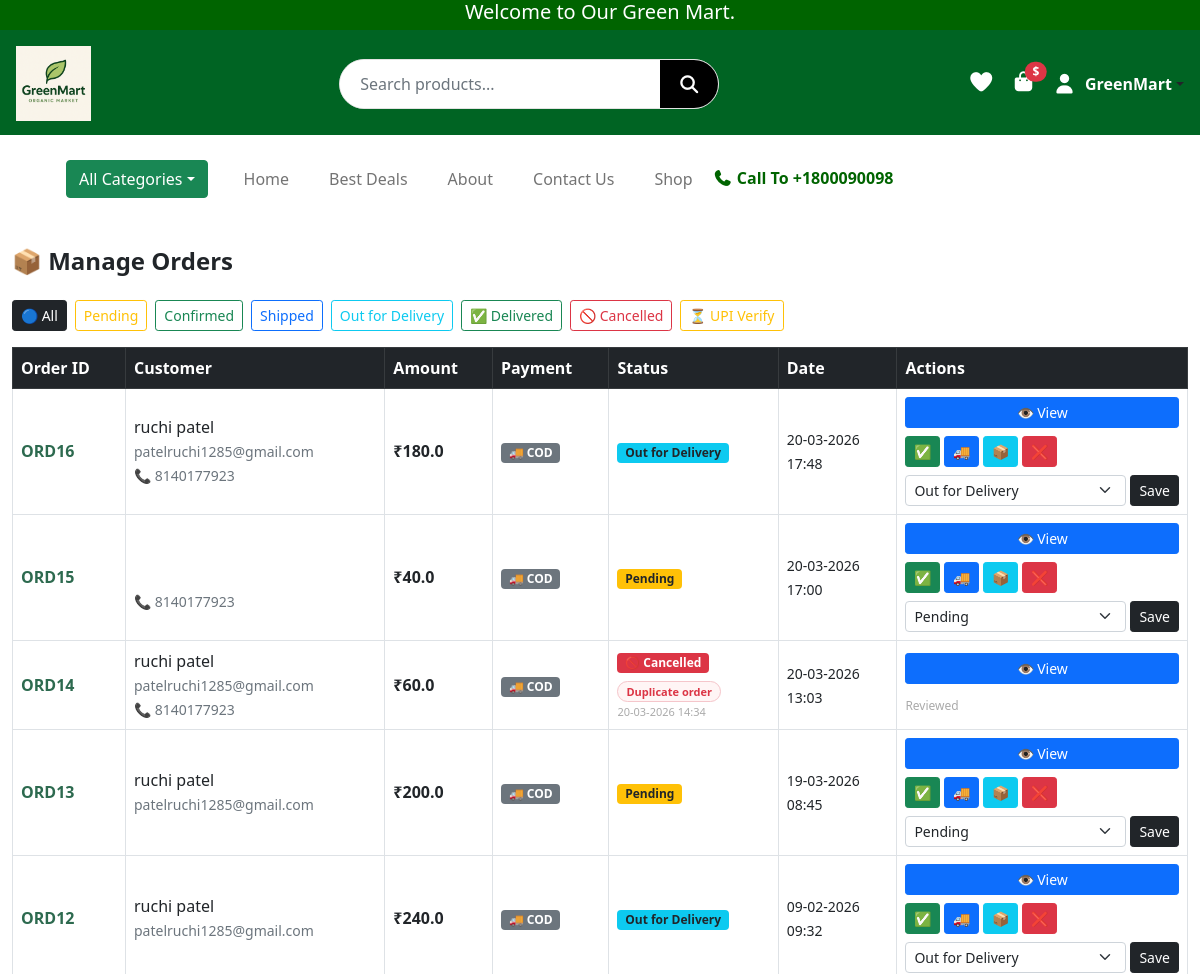
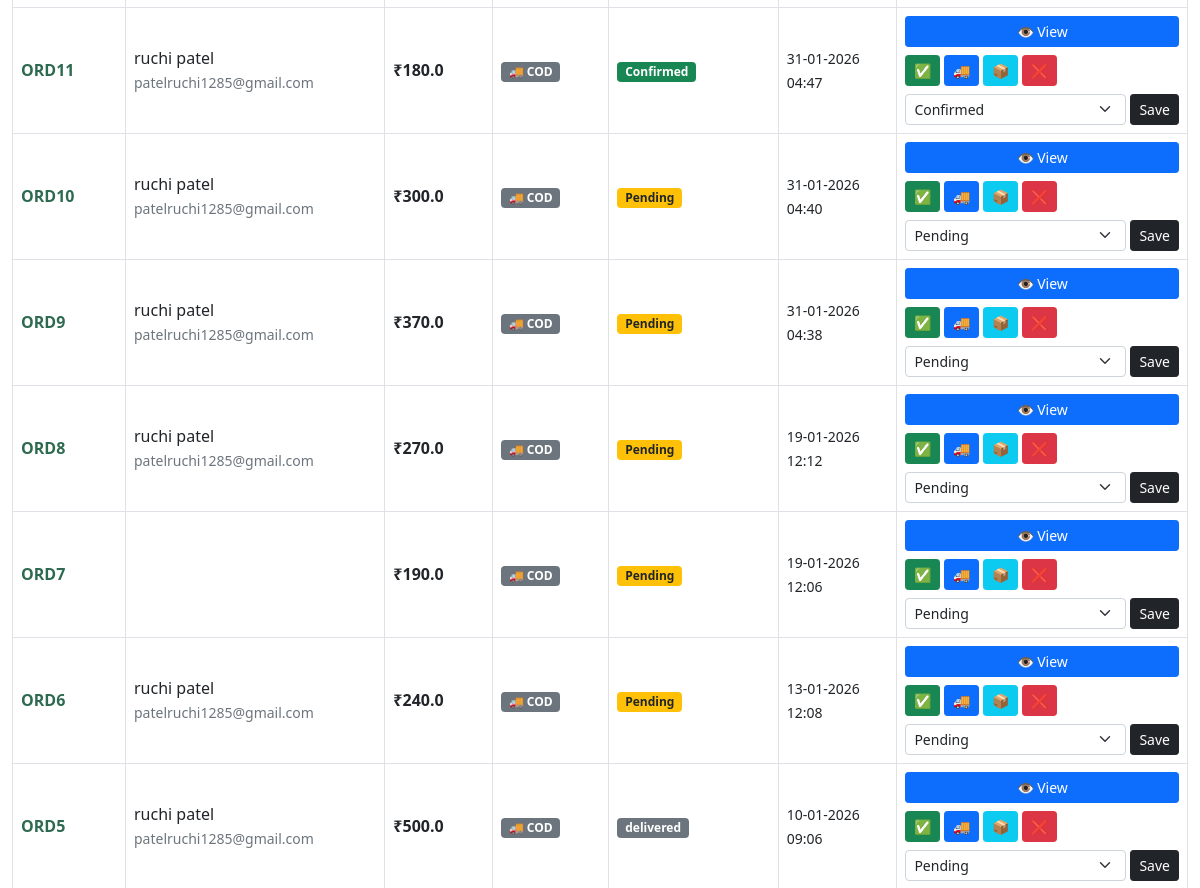
Before: /manage-orders (signed in, upper part) with the older database file (2 pictures, top to bottom).
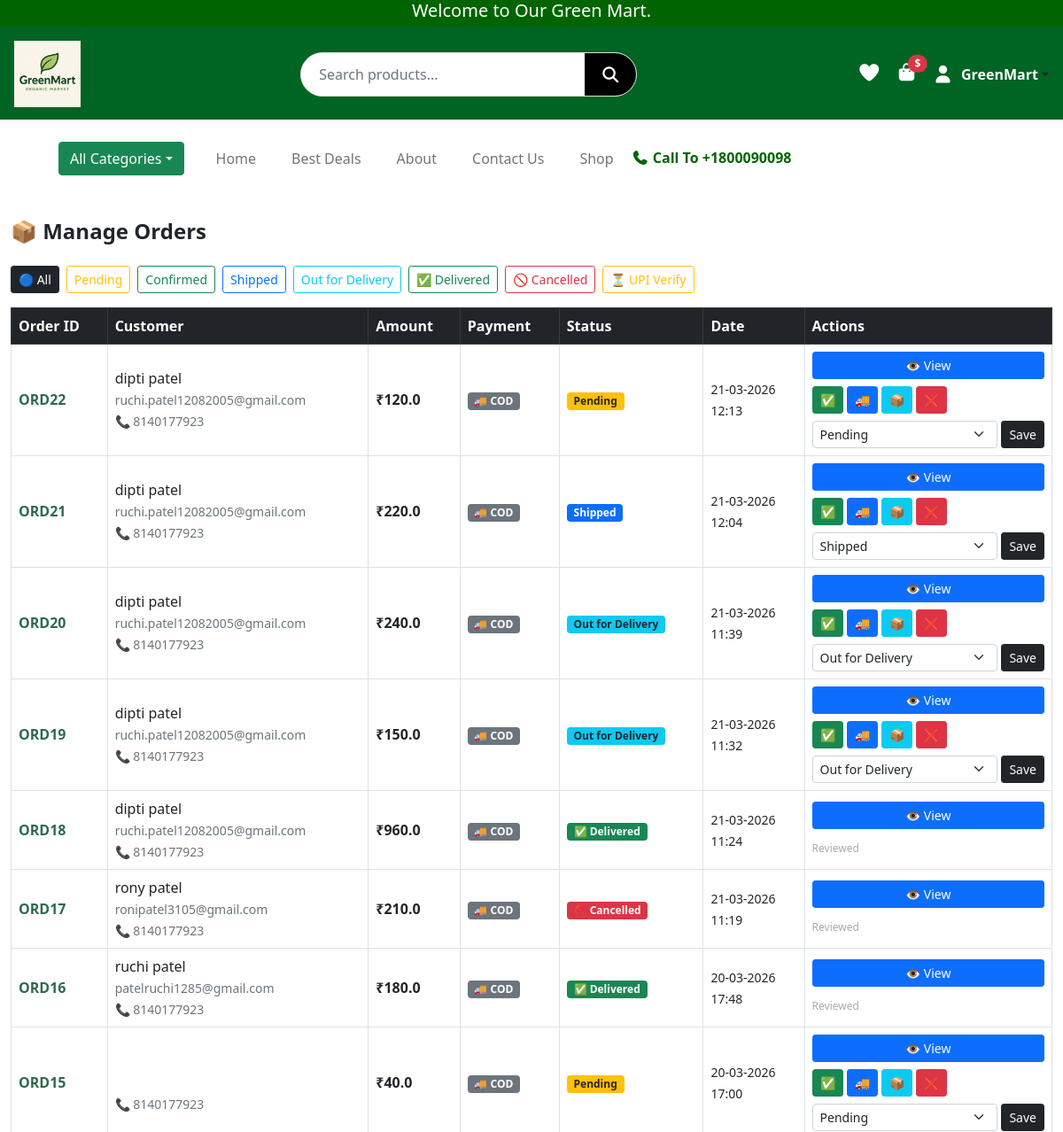
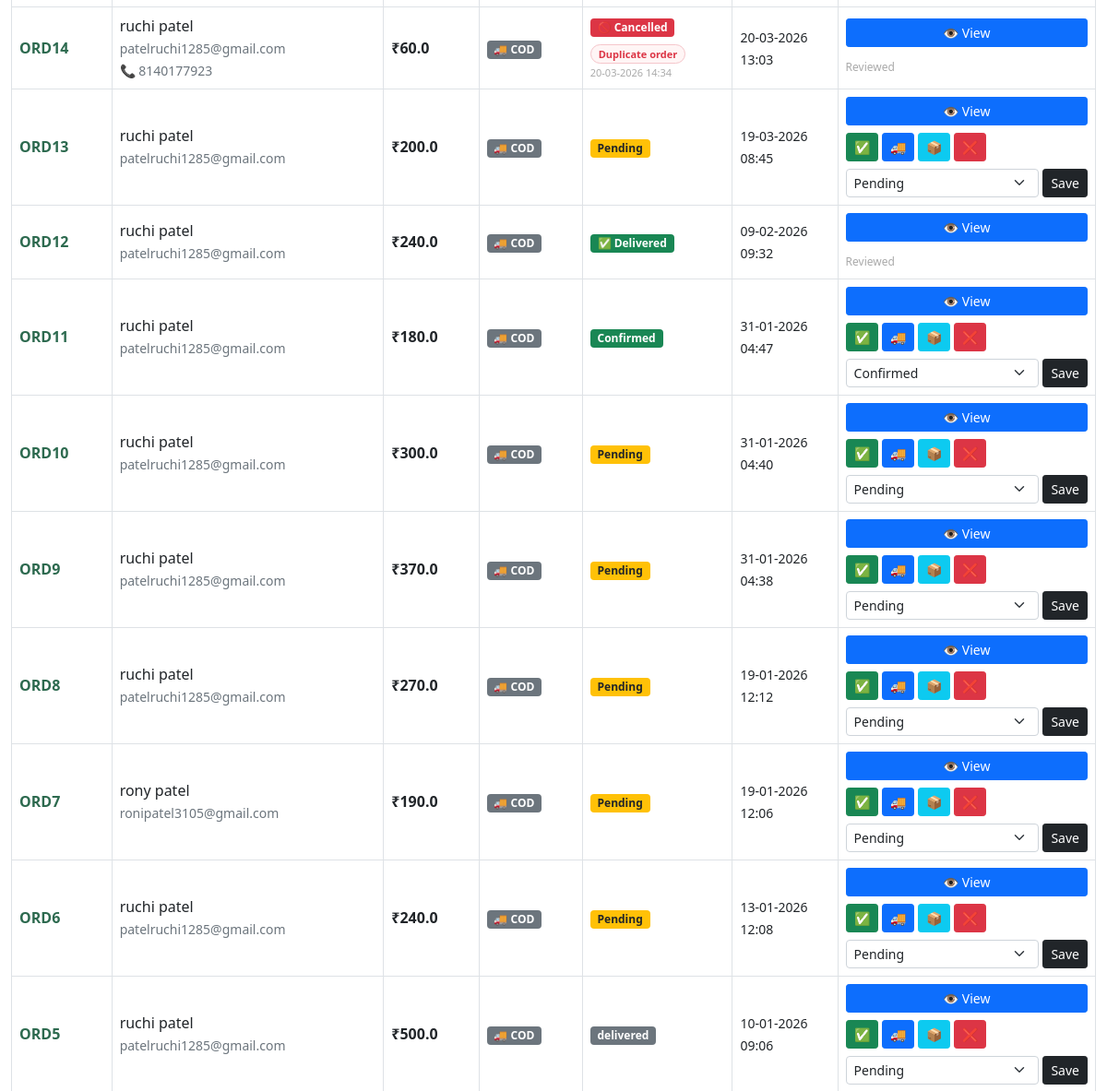
After: the same page with the newer database file (2 pictures, top to bottom).
### website/models.py (models this page shows, shortened)
class User(UserMixin, db.Model):
    __tablename__ = "users"
    id = db.Column(db.Integer, primary_key=True)
    name = db.Column(db.String(50), nullable=False)
    email = db.Column(db.String(120), unique=True, nullable=False)
    password_hash = db.Column(db.String(128), nullable=False)
    role = db.Column(db.String(20), default="customer")
    is_verified = db.Column(db.Boolean, default=False)

class Order(db.Model):
    id = db.Column(db.Integer, primary_key=True)
    user_id = db.Column(db.Integer, db.ForeignKey("users.id"))
    total_amount = db.Column(db.Float)
    status = db.Column(db.String(20), default="Pending")
    created_at = db.Column(db.DateTime, default=datetime.utcnow)
    tracking_id = db.Column(db.String(20), nullable=True)
    shipping_name = db.Column(db.String(100))
    shipping_phone = db.Column(db.String(15))
    shipping_street = db.Column(db.String(200))
    shipping_city = db.Column(db.String(100))
    shipping_state = db.Column(db.String(100))
    shipping_pin = db.Column(db.String(10))
    payment_method = db.Column(db.String(20), default="cod")
    payment_status = db.Column(db.String(20), default="Unpaid")
    utr_number = db.Column(db.String(50), nullable=True)
    payment_screenshot = db.Column(db.String(300), nullable=True)
    cancel_reason  = db.Column(db.String(200), nullable=True)
    cancel_note    = db.Column(db.String(500), nullable=True)
    cancelled_at   = db.Column(db.DateTime,   nullable=True)
    cancel_flagged = db.Column(db.Boolean,    default=False)
    user = db.relationship("User", backref=db.backref("orders", lazy=True))
    items = db.relationship("OrderItem", backref="order", lazy=True)

### website/admin.py (the view)
@admin.route("/manage-orders")
@login_required
@admin_required
def manage_orders():
    login_form = LoginForm()
    signup_form = SignupForm()
    orders = Order.query.order_by(Order.created_at.desc()).all()
    return render_template(
        "admin/manage_orders.html",
        login_form=login_form,
        signup_form=signup_form,
        orders=orders,
    )

### website/forms.py
class LoginForm(FlaskForm):
    email = StringField("Email", validators=[DataRequired(), Email()])
    password = PasswordField("Password", validators=[DataRequired()])
    submit = SubmitField("Login")

class SignupForm(FlaskForm):
    name = StringField("Name", validators=[DataRequired(), Length(min=2, max=50)])
    email = StringField("Email", validators=[DataRequired(), Email()])
    password = PasswordField("Password", validators=[DataRequired(), Length(min=6)])
    confirm_password = PasswordField(
        "Confirm Password", validators=[DataRequired(), EqualTo("password")]
    )
    submit = SubmitField("Sign Up")

### website/admin.py (called while the page is built)
def admin_required(f):
    @wraps(f)
    @login_required
    def decorated_function(*args, **kwargs):
        if current_user.role != "admin":
            flash("Admin access required!")
            return redirect(url_for("views.home"))
        return f(*args, **kwargs)
    return decorated_function

### website/templates/admin/manage_orders.html (shortened to what this page needs)
{% extends "base.html" %}
{% block content %}
<div class="container-fluid mt-4">
  <div class="d-flex justify-content-between align-items-center mb-4">
    <h4 class="fw-bold mb-0">📦 Manage Orders</h4>
      {% set upi_pending = orders | selectattr('payment_status', 'equalto', 'Pending Verification') | list %}
      {% set flagged = orders | selectattr('cancel_flagged') | list %}
  </div>
  <div class="d-flex gap-2 mb-3 flex-wrap">
    <button class="btn btn-sm btn-dark"            onclick="filterOrders('all', this)">🔵 All</button>
    <button class="btn btn-sm btn-outline-warning"  onclick="filterOrders('Pending', this)">Pending</button>
    <button class="btn btn-sm btn-outline-success"  onclick="filterOrders('Confirmed', this)">Confirmed</button>
    <button class="btn btn-sm btn-outline-primary"  onclick="filterOrders('Shipped', this)">Shipped</button>
    <button class="btn btn-sm btn-outline-info"     onclick="filterOrders('out_for_delivery', this)">Out for Delivery</button>
    <button class="btn btn-sm btn-outline-success"  onclick="filterOrders('Delivered', this)">✅ Delivered</button>
    <button class="btn btn-sm btn-outline-danger"   onclick="filterOrders('Cancelled', this)">🚫 Cancelled</button>
    <button class="btn btn-sm btn-outline-warning"  onclick="filterOrders('Processing', this)">⏳ UPI Verify</button>
  </div>
  {% if orders %}
  <div class="table-responsive">
    <table class="table table-bordered table-hover align-middle" id="ordersTable">
      <thead class="table-dark">
        <tr>
          <th>Order ID</th>
          <th>Customer</th>
          <th>Amount</th>
          <th>Payment</th>
          <th>Status</th>
          <th>Date</th>
          <th>Actions</th>
        </tr>
      </thead>
      <tbody>
        {% for order in orders %}
        <tr data-status="{{ order.status }}"
            style="{% if order.cancel_flagged %}background:#fff8f0;border-left:4px solid #dc3545;{% endif %}">
          <td>
            <strong style="color:#2d6a4f">ORD{{ order.id }}</strong>
          </td>
          <td>
            {{ order.user.name }}<br>
            <small class="text-muted">{{ order.user.email }}</small><br>
            {% if order.shipping_phone %}
            <small class="text-muted">📞 {{ order.shipping_phone }}</small>
            {% endif %}
          </td>
          <td><strong>₹{{ order.total_amount }}</strong></td>
          <td>
            {% if order.payment_method == 'upi' %}
              {% if order.payment_status == 'Pending Verification' %}
                <span class="badge bg-warning text-dark">⏳ UPI Pending</span><br>
                <a href="{{ url_for('admin.pending_payments') }}"
                   class="btn btn-warning btn-sm mt-1 fw-bold">Verify Now</a>
              {% elif order.payment_status == 'Paid' %}
                <span class="badge bg-success">✅ UPI Paid</span>
                {% if order.utr_number %}
                  <br><small class="text-muted">UTR: {{ order.utr_number }}</small>
                {% endif %}
              {% elif order.payment_status == 'Failed' %}
                <span class="badge bg-danger">❌ UPI Failed</span>
              {% else %}
                <span class="badge bg-secondary">UPI</span>
              {% endif %}
            {% else %}
              <span class="badge bg-secondary">🚚 COD</span>
            {% endif %}
          </td>
          <td>
            {% if order.status == 'Pending' %}
              <span class="badge bg-warning text-dark">Pending</span>
            {% elif order.status == 'Confirmed' %}
              <span class="badge bg-success">Confirmed</span>
            {% elif order.status == 'Shipped' %}
              <span class="badge bg-primary">Shipped</span>
            {% elif order.status == 'out_for_delivery' %}
              <span class="badge bg-info text-dark">Out for Delivery</span>
            {% elif order.status == 'Delivered' %}
              <span class="badge bg-success">✅ Delivered</span>
            {% elif order.status in ['Cancelled', 'cancelled'] %}
              <span class="badge bg-danger">🚫 Cancelled</span>
              {% if order.cancel_reason %}
              <div style="margin-top:5px;">
                <span style="background:#fff5f5;color:#dc3545;border:1px solid #f5c6cb;padding:2px 8px;border-radius:20px;font-size:11px;font-weight:600;">
                  {{ order.cancel_reason }}
                </span>
              </div>
              {% endif %}
              {% if order.cancelled_at %}
              <div style="font-size:11px;color:#aaa;margin-top:2px;">
                {{ order.cancelled_at.strftime('%d-%m-%Y %H:%M') }}
              </div>
              {% endif %}
            {% elif order.status == 'Processing' %}
              <span class="badge bg-warning text-dark">⏳ Processing</span>
            {% elif order.status == 'Payment Failed' %}
              <span class="badge bg-danger">Payment Failed</span>
            {% else %}
              <span class="badge bg-secondary">{{ order.status }}</span>
            {% endif %}
          </td>
          <td>
            <small>
              {{ order.created_at.strftime('%d-%m-%Y') }}<br>
              {{ order.created_at.strftime('%H:%M') }}
            </small>
          </td>
          <td>
            <a href="{{ url_for('admin.view_order', id=order.id) }}"
               class="btn btn-primary btn-sm mb-2 d-block">👁 View</a>
            {% if order.status not in ['Cancelled', 'cancelled', 'Delivered'] %}
            <div class="d-flex gap-1 mb-2 flex-wrap">
              <form action="{{ url_for('admin.admin_update_order_status', id=order.id) }}" method="POST">
                <button type="submit" class="btn btn-sm btn-success" title="Confirm">✅</button>
              </form>
              <form action="{{ url_for('admin.admin_update_order_status', id=order.id) }}" method="POST">
                <button type="submit" class="btn btn-sm btn-primary" title="Ship">🚚</button>
              </form>
              <form action="{{ url_for('admin.admin_update_order_status', id=order.id) }}" method="POST">
                <button type="submit" class="btn btn-sm btn-info" title="Deliver">📦</button>
              </form>
              <form action="{{ url_for('admin.admin_update_order_status', id=order.id) }}" method="POST">
                <button type="submit" class="btn btn-sm btn-danger" title="Cancel"
                        onclick="return confirm('Cancel this order?')">❌</button>
              </form>
            </div>
            <form action="{{ url_for('admin.admin_update_order_status', id=order.id) }}"
                  method="POST" class="d-flex gap-1">
              <select name="status" class="form-select form-select-sm">
                <option value="Pending"          {% if order.status=='Pending' %}selected{% endif %}>Pending</option>
                <option value="Confirmed"         {% if order.status=='Confirmed' %}selected{% endif %}>Confirmed</option>
                <option value="Shipped"           {% if order.status=='Shipped' %}selected{% endif %}>Shipped</option>
                <option value="out_for_delivery"  {% if order.status=='out_for_delivery' %}selected{% endif %}>Out for Delivery</option>
              </select>
              <button type="submit" class="btn btn-dark btn-sm">Save</button>
            </form>
            {% else %}
            {% if order.cancel_flagged %}
            <form method="POST" action="{{ url_for('views.clear_cancel_flag', order_id=order.id) }}">
              <button type="submit" class="btn btn-sm btn-outline-success w-100">
                ✓ Mark Reviewed
              </button>
            </form>
            {% else %}
            <span style="font-size:12px;color:#aaa;">Reviewed</span>
            {% endif %}
            {% endif %}
          </td>
        </tr>
        {% endfor %}
      </tbody>
    </table>
  </div>
  {% else %}
  <div class="alert alert-info text-center">
    📭 No orders found.
  </div>
  {% endif %}
</div>
{% endblock %}

### website/templates/base.html (shortened to what this page needs)
<!DOCTYPE html>
<html lang="en">
<head>
  <link rel="stylesheet" href="{{ url_for('static', filename='css/style.css') }}">
  <link href="https://cdn.jsdelivr.net/npm/bootstrap@5.0.2/dist/css/bootstrap.min.css" rel="stylesheet">
  <link rel="stylesheet" href="https://cdnjs.cloudflare.com/ajax/libs/font-awesome/7.0.1/css/all.min.css">
  <link rel="stylesheet" href="https://cdn.jsdelivr.net/npm/bootstrap-icons@1.11.1/font/bootstrap-icons.css">
  <link href="https://cdn.jsdelivr.net/npm/bootstrap-icons@1.11.1/font/bootstrap-icons.css" rel="stylesheet">
</head>
<body>
<div class="container-fluid top-header">
  <h5 class="text-center mb-0">Welcome to Our Green Mart.</h5>
</div>
<header class="main-header d-flex flex-wrap align-items-center justify-content-between p-3">
  <div class="logo-area">
    <a href="{{ url_for('views.home') }}">
      <img src="{{ url_for('static', filename='images/logo.png') }}" alt="logo" class="img-fluid">
    </a>
  </div>
  <div class="search-area flex-grow-1 mx-3 position-relative d-none d-lg-flex">
    <form class="search-box d-flex" action="{{ url_for('views.search') }}" method="get">
      <input type="text" name="q" id="liveSearch" class="form-control" placeholder="Search products..." autocomplete="off">
      <button type="submit"><i class="fa-solid fa-magnifying-glass"></i></button>
    </form>
  </div>
  <div class="icons-area d-flex align-items-center gap-3 flex-shrink-0">
    <a href="{{ url_for('views.wishlist') }}"><i class="fa-solid fa-heart"></i></a>
    <div class="cart-box position-relative">
      <a href="{{ url_for('views.cart') }}">
        <i class="fa-solid fa-bag-shopping fs-5"></i>
      </a>
      <span class="cart-price position-absolute top-0 start-100 translate-middle badge rounded-pill bg-danger">
        ${{ subtotal }}
      </span>
    </div>
    {% if current_user.is_authenticated %}
    <div class="dropdown">
      <a class="d-flex align-items-center text-dark text-decoration-none dropdown-toggle" data-bs-toggle="dropdown">
        <i class="fa-solid fa-user fs-5"></i>
        <span class="ms-2 fw-bold" style="color:white;">{{ current_user.name }}</span>
      </a>
    </div>
    {% else %}
      <i class="fa-solid fa-user fs-5" data-bs-toggle="modal" data-bs-target="#loginModal"></i>
    {% endif %}
  </div>
</header>
<div class="container nav">
  <nav class="navbar navbar-expand-lg navbar-light bg-white p-4">
    <div class="container-fluid">
      <div class="dropdown me-3">
        <button class="btn btn-success dropdown-toggle" data-bs-toggle="dropdown">All Categories</button>
      </div>
      <div class="collapse navbar-collapse" id="mainNavbar">
        <ul class="navbar-nav me-auto mb-2 mb-lg-0">
          <li class="nav-item"><a class="nav-link" href="{{ url_for('views.home') }}">Home</a></li>
          <li class="nav-item"><a class="nav-link" href="{{ url_for('views.best_deals') }}">Best Deals</a></li>
          <li class="nav-item"><a class="nav-link" href="{{ url_for('views.about') }}">About</a></li>
          <li class="nav-item"><a class="nav-link" href="{{ url_for('views.contact') }}">Contact Us</a></li>
          <li class="nav-item"><a class="nav-link" href="{{ url_for('views.shop') }}">Shop</a></li>
        </ul>
        <h6 class="mb-0 ms-auto"><i class="fa-solid fa-phone"></i> Call To +1800090098</h6>
      </div>
    </div>
  </nav>
</div>
{% block content %}{% endblock %}
</body>
</html>

### website/static/css/style.css (style rules this page uses)
body, html { overflow-x: hidden; }
.container, .container-fluid { padding-left: 15px; padding-right: 15px; }
.top-header { background-color: #006400; color: white; height: 30px; display: flex; justify-content: center; }
.main-header { height: 105px; background: #006423; display: flex; align-items: center; justify-content: space-between; padding: 0 40px; }
.logo-area img { height: 75px; }
.search-area { flex-grow: 1; display: flex; justify-content: center; }
.search-box { width: 45%; background: #ffffff; display: flex; border-radius: 40px; overflow: hidden; border: 1px solid #e2e2e2; }
.search-box input { flex: 1; border: none; outline: none; padding: 14px 20px; font-size: 16px; }
.search-box button { width: 58px; background: #000; border: none; display: flex; justify-content: center; align-items: center; cursor: pointer; }
.search-box button i { color: white; font-size: 18px; }
.icons-area { display: flex; align-items: center; gap: 25px; }
.icons-area i { font-size: 22px; color: white; cursor: pointer; }
.cart-box { display: flex; align-items: center; gap: 5px; }
.cart-price { color: white; font-size: 17px; font-weight: 500; }
.navbar-nav .nav-link { font-size: 16px; font-weight: 500; margin: 0 12px; color: #000; }
.navbar h6 { margin: 0; font-weight: 600; color: #006400; }
li { list-style: none; }
.form-control { height: 48px; }
body { background: #f4f6f8; font-family: Arial }
input { width: 100%; padding: 10px; margin-bottom: 10px; border: 1px solid #ccc; border-radius: 5px }

Changed rows visible on the page:
added Order: id "22", user.name "dipti patel", user.email "ruchi.patel12082005@gmail.com", shipping_phone "8140177923", total_amount "120.0", payment_method "🚚 COD", shows "Pending", created_at "21-03-2026", created_at "12:13", status "Pending"
added Order: id "21", user.name "dipti patel", user.email "ruchi.patel12082005@gmail.com", shipping_phone "8140177923", total_amount "220.0", payment_method "🚚 COD", shows "Shipped", created_at "21-03-2026", created_at "12:04", status "Shipped"
added Order: id "20", user.name "dipti patel", user.email "ruchi.patel12082005@gmail.com", shipping_phone "8140177923", total_amount "240.0", payment_method "🚚 COD", shows "Out for Delivery", created_at "21-03-2026", created_at "11:39", status "Out for Delivery"
added Order: id "19", user.name "dipti patel", user.email "ruchi.patel12082005@gmail.com", shipping_phone "8140177923", total_amount "150.0", payment_method "🚚 COD", shows "Out for Delivery", created_at "21-03-2026", created_at "11:32", status "Out for Delivery"
added Order: id "18", user.name "dipti patel", user.email "ruchi.patel12082005@gmail.com", shipping_phone "8140177923", total_amount "960.0", payment_method "🚚 COD", status "✅ Delivered", created_at "21-03-2026", created_at "11:24"
added Order: id "17", user.name "rony patel", user.email "ronipatel3105@gmail.com", shipping_phone "8140177923", total_amount "210.0", payment_method "🚚 COD", status "🚫 Cancelled", created_at "21-03-2026", created_at "11:19"
changed Order id 16: status "Out for Delivery" → (not shown); status "Out for Delivery ✅ 🚚 📦 ❌ Save" → "✅ Delivered Reviewed"
changed Order id 12: status "Out for Delivery" → (not shown); status "Out for Delivery ✅ 🚚 📦 ❌ Save" → "✅ Delivered Reviewed"
shown differently, row unchanged: Order id 7: user.name (not shown) → "rony patel"; user.email (not shown) → "ronipatel3105@gmail.com"
